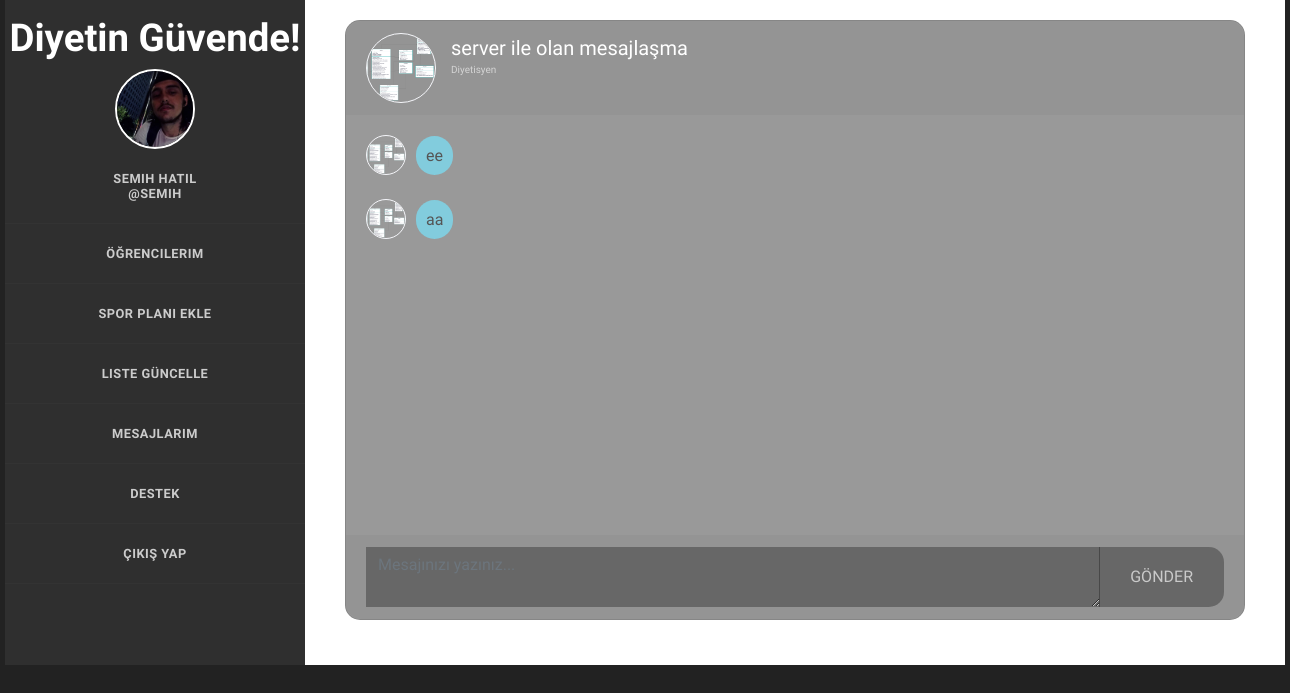
Page /Ortak/mesajlar.php?kullaniciId=3 (signed in) on the committed database.
### tables this page shows
CREATE TABLE `kullanici` (
  `Id` int(11) NOT NULL,
  `CinsiyetId` int(11) NOT NULL,
  `Ad` varchar(30) NOT NULL,
  `Soyad` varchar(30) NOT NULL,
  `DogumTarih` date NOT NULL,
  `KullaniciAdi` varchar(15) NOT NULL,
  `Email` varchar(50) NOT NULL,
  `TelefonNo` varchar(15) NOT NULL,
  `Sifre` varchar(150) NOT NULL,
  `KullaniciTurId` int(11) NOT NULL,
  `pfoto` varchar(100) DEFAULT NULL
);

CREATE TABLE `kullanicitur` (
  `Id` int(11) NOT NULL,
  `TurAd` varchar(15) NOT NULL
);

CREATE TABLE `kullanicimesaj` (
  `Id` int(11) NOT NULL,
  `GonderenId` int(11) NOT NULL,
  `AlanId` int(11) NOT NULL,
  `Mesaj` varchar(400) NOT NULL,
  `GonderilmeTarihi` datetime NOT NULL
);

### Ortak/mesajlar.php (the view, shortened to what this page needs)
<!doctype html>
<html>
<head>
    <link rel="stylesheet" href="https://stackpath.bootstrapcdn.com/bootstrap/4.1.3/css/bootstrap.min.css">
    <link rel="stylesheet" href="../css/styles.css" type="text/css" />
</head>
<body>
		<section id="body" class="width">
		<?php include "get-menu.php"?>
            <?php
            include "../baglan.php";
            $id = $_SESSION['Id'];
            $gonderilenId =  $_GET['kullaniciId'];
            $karsi = $db->query("SELECT * FROM kullanici inner join KullaniciTur on kullanici.KullaniciTurId=kullanicitur.Id  WHERE kullanici.Id = $gonderilenId")->fetch(PDO::FETCH_ASSOC);
            ?>
        <section id="content" class="column-right">
                <div class="beyaz">
                    <div class="container-fluid h-100">
                        <div class="row justify-content-center h-100">
                            <div class="chat">
                                <div class="card">
                                    <div class="card-header msg_head">
                                        <div class="d-flex bd-highlight">
                                            <div class="img_cont">
                                                <img src="/ortak/Resimler/<?php echo $karsi['pfoto']; ?>" class="rounded-circle user_img">
                                            </div>
                                            <div class="user_info">
                                                <span><?php echo $karsi['KullaniciAdi']; ?> ile olan mesajlaşma</span>
                                                <p><?php echo $karsi['TurAd']; ?></p>
                                            </div>
                                        </div>
                                    </div>
                                    <div class="card-body msg_card_body">
                                        <?php
                                        $query = $db->query("SELECT * FROM kullanicimesaj WHERE GonderenId= $gonderilenId AND AlanId= $id OR GonderenId= $id AND AlanId= $gonderilenId", PDO::FETCH_ASSOC);
                                        if ( $query->rowCount() ){
                                            foreach( $query as $mesaj ){
                                                if($mesaj['AlanId']!=$id){
                                                    print '
                                        <div class="d-flex justify-content-end mb-4">
                                            <div class="msg_cotainer_send">
                                                '.$mesaj["Mesaj"].'
                                            </div>
                                            <div class="img_cont_msg">
                                                <img src="/ortak/Resimler/'.$_SESSION['photo'].'" class="rounded-circle user_img_msg">
                                            </div>
                                        </div>
                                        ';
                                                }
                                                else{
                                                    print '
                                       <div class="d-flex justify-content-start mb-4">
                                            <div class="img_cont_msg">
                                                <img src="/ortak/Resimler/'.$karsi["pfoto"].'" class="rounded-circle user_img_msg">
                                            </div>
                                            <div class="msg_cotainer">
                                                '.$mesaj['Mesaj'].'
                                            </div>
                                        </div>
                                    ';
                                                }
                                            }
                                        }
                                        ?>
                                    </div>
                                    <div class="card-footer">
                                        <form method="get" onclick="refresh()">
                                            <div class="input-group">
                                            <textarea name="msg" class="form-control type_msg" placeholder="Mesajınızı yazınız..."></textarea>
                                            <div class="input-group-append">
                                                <span onclick="refresh()" class="input-group-text send_btn">
                                                <input class="brk-btn" type="submit" onclick="refresh()" value="Gönder">
                                                </span>
                                            </div>
                                        </div>
                                        </form>
                                    </div>
                                </div>
                            </div>
                        </div>
                    </div>
                </div>
		</section>
	</section>
</body>
</html>

### Menus/koc-menu.php
<?php
$username = $_SESSION["username"];
$name = $_SESSION["ad"];
$soyad = $_SESSION["soyad"];
$id = $_SESSION['Id'];
$path = $_SERVER['REQUEST_URI'];
echo '
<aside id="sidebar" class="column-left">
	<header>
		<h1><a href="#">Diyetin Güvende!</a></h1>
	</header>
	<nav id="mainnav">
  		<ul>
                  ';
                    $db = new PDO("mysql:host=localhost;dbname=diyetinguvende", "root", '');
                     $listele=$db-> query(" SELECT * FROM kullanici where Id=$id", PDO::FETCH_ASSOC);
                      if($listele->rowCount())
                     {
                        foreach ($listele as $gelenveri)
                        {
                            if(!empty($gelenveri['pfoto'])){
                            $dosyayolu="../Ortak/resimler/".$gelenveri['pfoto'];
                             echo "<center> <a href='../Ortak/kullanici-profili.php'><img src='$dosyayolu' width='80' height='80'  style='border-width:2px; border-radius:50px; border-style:solid; border-color:white;' ></center>";
                            }
                            else{
                            $dosyayolu="../Ortak/resimler/profil.png";
                            echo " <center> <a href='../Ortak/kullanici-profili.php'><img src='$dosyayolu' width='90' height='90' style='border-width:3px; border-radius:50px; border-style:solid; border-color:white;'></center>";
                            }
                        }
                    }
    if($path == "/Ortak/kullanici-profili.php")
        echo "<li class=\"selected-item\" style=\"background-color:forestgreen\"><a href=\"../Ortak/kullanici-profili.php\">$name $soyad <br>@$username</a></li>
                <li><a href=\"/Koc/koc.php\"> Öğrencilerim</a></li>
                <li><a href=\"/Koc/yeni-spor-plani.php\">Spor Planı Ekle</a></li>
                <li><a href=\"/Koc/koc-liste-guncelle.php\">Liste Güncelle</a></li>
                <li><a href=\"/Koc/koc-mesajlari.php\">Mesajlarim</a></li>
                <li ><a href=\"../Ortak/destek.php\">Destek</a></li>
                <li ><a href=\"../cikis-yap.php\">Çıkış Yap</a></li>";
    else if($path == "/Koc/koc.php")
        echo "<li><a href=\"../Ortak/kullanici-profili.php\">$name $soyad <br>@$username</a></li>
                <li class=\"selected-item\" style=\"background-color:forestgreen\"><a href=\"/Koc/koc.php\"> Öğrencilerim</a></li>
                <li ><a href=\"/Koc/yeni-spor-plani.php\">Spor Planı Ekle</a></li>
                <li><a href=\"/Koc/koc-liste-guncelle.php\">Liste Güncelle</a></li>
                <li><a href=\"/Koc/koc-mesajlari.php\">Mesajlarim</a></li>
                <li ><a href=\"../Ortak/destek.php\">Destek</a></li>
                <li ><a href=\"../cikis-yap.php\">Çıkış Yap</a></li>";
    else if($path == "/Koc/yeni-spor-plani.php")
        echo "<li><a href=\"../Ortak/kullanici-profili.php\">$name $soyad <br>@$username</a></li>
                <li><a href=\"/Koc/koc.php\"> Öğrencilerim</a></li>
                <li class=\"selected-item\" style=\"background-color:forestgreen\"><a href=\"/Koc/yeni-spor-plani.php\">Spor Planı Ekle</a></li>
                <li><a href=\"/Koc/koc-liste-guncelle.php\">Liste Güncelle</a></li>
                <li><a href=\"/Koc/koc-mesajlari.php\">Mesajlarim</a></li>
                <li ><a href=\"../Ortak/destek.php\">Destek</a></li>
                <li ><a href=\"../cikis-yap.php\">Çıkış Yap</a></li>";
    else if($path == "/Koc/koc-liste-guncelle.php")
        echo "<li><a href=\"../Ortak/kullanici-profili.php\">$name $soyad <br>@$username</a></li>
                <li><a href=\"/Koc/koc.php\"> Öğrencilerim</a></li>
                <li><a href=\"/Koc/yeni-spor-plani.php\">Spor Planı Ekle</a></li>
                <li class=\"selected-item\" style=\"background-color:forestgreen\"><a href=\"/Koc/koc-liste-guncelle.php\">Liste Güncelle</a></li>
                <li><a href=\"/Koc/koc-mesajlari.php\">Mesajlarim</a></li>
                <li ><a href=\"../Ortak/destek.php\">Destek</a></li>
                <li ><a href=\"../cikis-yap.php\">Çıkış Yap</a></li>";
    else if($path == "/Ortak/destek.php")
        echo "<li><a href=\"../Ortak/kullanici-profili.php\">$name $soyad <br>@$username</a></li>
                <li><a href=\"/Koc/koc.php\"> Öğrencilerim</a></li>
                <li><a href=\"/Koc/yeni-spor-plani.php\">Spor Planı Ekle</a></li>
                <li><a href=\"/Koc/koc-liste-guncelle.php\">Liste Güncelle</a></li>
                <li><a href=\"/Koc/koc-mesajlari.php\">Mesajlarim</a></li>
                <li class=\"selected-item\" style=\"background-color:forestgreen\"><a href=\"../Ortak/destek.php\">Destek</a></li>
                <li ><a href=\"../cikis-yap.php\">Çıkış Yap</a></li>";
    else if($path=="/Koc/koc-mesajlari.php")
        echo "<li><a href=\"../Ortak/kullanici-profili.php\">$name $soyad <br>@$username</a></li>
                <li><a href=\"/Koc/koc.php\"> Öğrencilerim</a></li>
                <li><a href=\"/Koc/yeni-spor-plani.php\">Spor Planı Ekle</a></li>
                <li><a href=\"/Koc/koc-liste-guncelle.php\">Liste Güncelle</a></li>
                <li class=\"selected-item\" style=\"background-color:forestgreen\"><a href=\"/Koc/koc-mesajlari.php\">Mesajlarim</a></li>
                <li ><a href=\"../Ortak/destek.php\">Destek</a></li>
                <li ><a href=\"../cikis-yap.php\">Çıkış Yap</a></li>";
                else if($path == "/Koc/ogrenci-profili.php")
                echo "<li><a href=\"../Ortak/kullanici-profili.php\">$name $soyad <br>@$username</a></li>
                <li><a href=\"/Koc/koc.php\" style=\"background-color:forestgreen\"> Öğrencilerim</a></li>
                <li><a href=\"/Koc/yeni-spor-plani.php\">Spor Planı Ekle</a></li>
                <li><a href=\"/Koc/koc-liste-guncelle.php\">Liste Güncelle</a></li>
                <li><a href=\"/Koc/koc-mesajlari.php\">Mesajlarim</a></li>
                <li ><a href=\"../Ortak/destek.php\">Destek</a></li>
                <li ><a href=\"../cikis-yap.php\">Çıkış Yap</a></li>";
                else{
                echo "<li><a href=\"../Ortak/kullanici-profili.php\">$name $soyad <br>@$username</a></li>
                <li><a href=\"/Koc/koc.php\" > Öğrencilerim</a></li>
                <li><a href=\"/Koc/yeni-spor-plani.php\">Spor Planı Ekle</a></li>
                <li><a href=\"/Koc/koc-liste-guncelle.php\">Liste Güncelle</a></li>
                <li><a href=\"/Koc/koc-mesajlari.php\">Mesajlarim</a></li>
                <li ><a href=\"../Ortak/destek.php\">Destek</a></li>
                <li ><a href=\"../cikis-yap.php\">Çıkış Yap</a></li>";
                }
echo '
        </ul>
	</nav>
</aside>
';?>

### css/styles.css (style rules this page uses)
body { margin:0px auto; padding:0; background: #222; font-family: 'Oxygen', 'sans-serif'; font-size: 1.0em; color:#555; }
* { margin:0; padding:0; }
p { line-height:2.0em; margin-bottom:20px; }
a { color:#B80000; }
h1 { font-size:2.4em; }
ul, ol { margin:0 0 35px 35px; }
li { padding-bottom:5px; }
.width { width:1280px; margin: 0 auto; }
header { padding-top:15px; margin:0 auto; }
header h1 { text-align: center; font-size:2.4em; }
header h1 a, header h1 a:hover, header h1 a:visited { color: #fff; text-decoration: none; }
div.beyaz { min-height:625px; position:relative; top:15%; left:0%; }
section#body { padding: 0; background: #2f2f2f; }
section#content { width:940px; padding: 20px; background-color: #fff; }
.column-left { float:left; }
.column-right { float:right; }
aside#sidebar { width:300px; position: fixed; }
nav#mainnav ul { padding: 0; margin: 0; list-style: none; }
nav#mainnav li { padding:0; border-bottom: 1px solid #333; font-size:0.8em; }
nav#mainnav li a { color: #ccc; display: block; padding: 22px 17px; text-align: center; text-transform: uppercase; font-weight: bold; text-decoration: none; letter-spacing: 0.5px; }

### Ortak/mesajlar.php (style rules this page uses)
.chat { margin-top: auto; margin-bottom: auto; }
.card { height: 500px; border-radius: 15px !important; background-color: rgba(0,0,0,0.4) !important; }
.msg_card_body { overflow-y: auto; }
.card-header { border-radius: 15px 15px 0 0 !important; border-bottom: 0 !important; }
.card-footer { border-radius: 0 0 15px 15px !important; border-top: 0 !important; }
.type_msg { background-color: rgba(0,0,0,0.3) !important; border:0 !important; color:white !important; height: 60px !important; overflow-y: auto; }
.send_btn { border-radius: 0 15px 15px 0 !important; background-color: rgba(0,0,0,0.3) !important; border:0 !important; color: white !important; cursor: pointer; }
.user_img { height: 70px; width: 70px; border:1.5px solid #f5f6fa; }
.user_img_msg { height: 40px; width: 40px; border:1.5px solid #f5f6fa; }
.img_cont { position: relative; height: 70px; width: 70px; }
.img_cont_msg { height: 40px; width: 40px; }
.user_info { margin-top: auto; margin-bottom: auto; margin-left: 15px; }
.user_info span { font-size: 20px; color: white; }
.user_info p { font-size: 10px; color: rgba(255,255,255,0.6); }
.msg_cotainer { margin-top: auto; margin-bottom: auto; margin-left: 10px; border-radius: 25px; background-color: #82ccdd; padding: 10px; position: relative; }
.msg_head { position: relative; }
@media (min-width: 1280px) { .chat { width:900px; } }
@media (min-width: 1280px) { .card { height: 600px; } }
.beyaz { padding: 0px; }
section#content { width: 980px; }
h1 { font-weight: 600; }
body { line-height: normal; }
.brk-btn { color: #cacaca;border-color: #676767; }

### rows in the picture
kullanici: pfoto (picture)
kullanici: pfoto (picture), KullaniciAdi "server", KullaniciTurId.TurAd "Diyetisyen"
kullanicimesaj: GonderenId.pfoto (picture), Mesaj "ee"
kullanicimesaj: GonderenId.pfoto (picture), Mesaj "aa"

### other values in the picture
$name "SEMIH"
$soyad "HATIL"
$username "SEMIH"
